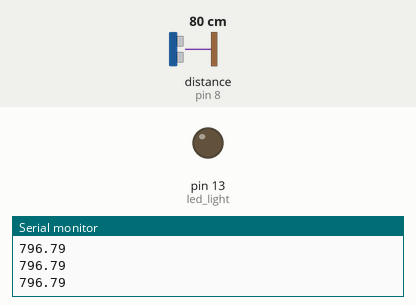
Simulated run of this sketch. Board: Arduino Uno, built with avr-gcc and run on an emulated ATmega328P. On the bench: output pins drawn as LEDs (lit = HIGH), the last lines printed to the serial monitor. Wiring (inferred from the names in the program): ultrasonic range finder: trigger pin 9; echo pin 8. The inputs (shaded band) are chosen by the test bench; at power-on: distance to the obstacle (sensor on pin 8) 80 cm. The echo pulse lasts 58.3 µs per cm; pins used as bus, display or sensor lines are not drawn.

Above: at 1.2 s.
1.3 s: distance to the obstacle (sensor on pin 8) set to 34 cm
2.8 s: distance to the obstacle (sensor on pin 8) set to 28 cm
At 4.0 s:
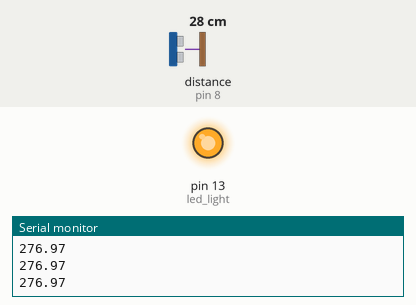
4.3 s: distance to the obstacle (sensor on pin 8) set to 12 cm
5.8 s: distance to the obstacle (sensor on pin 8) set to 9 cm
At 7.0 s:
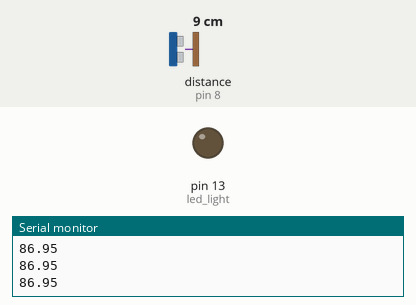
7.3 s: distance to the obstacle (sensor on pin 8) set to 18 cm
At 8.1 s:
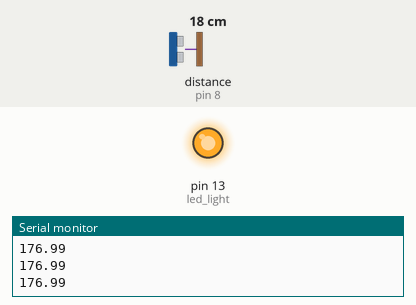
Timing chart, 0 to 9.8 s (numbered marks = the images above; inputs shaded):
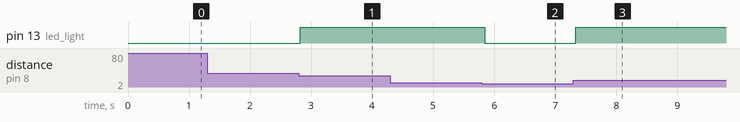

Measured:
- the behaviour switches between 31 and 30 cm on distance to the obstacle (sensor on pin 8) (found by bisection; images 0 and 1)
- the behaviour switches between 11 and 10 cm on distance to the obstacle (sensor on pin 8) (found by bisection; images 1 and 2)
- after the input at 2.8 s, pin 13 (led_light): LOW → HIGH at once
- after the input at 5.8 s, pin 13 (led_light): HIGH → LOW at once
- after the input at 7.3 s, pin 13 (led_light): LOW → HIGH at once

The sketch:

Nicholas_Ultrasonic_Sensor.ino
```cpp
int trigger = 9;
int echo = 8;
float speedofsound = 0.343;
float distance = 0;
float duration = 0;
int led_light = 13;

void setup() {
  // put your setup code here, to run once:
  pinMode(trigger, OUTPUT);
  pinMode(echo, INPUT);
  pinMode(led_light, OUTPUT);
  Serial.begin(9600);
}

void loop() {
  // put your main code here, to run repeatedly:
  digitalWrite(trigger, HIGH);
  delayMicroseconds(10);
  digitalWrite(trigger, LOW);
  duration = pulseIn(echo, HIGH);
  distance = (speedofsound * duration) / 2;
  if (distance < 6000) {
    Serial.println(distance);
    if (distance >= 100 and distance <= 300) {
      digitalWrite(led_light, HIGH);
    }
    else {
      digitalWrite(led_light, LOW);
    }
  }
  delay(50);
}
```
